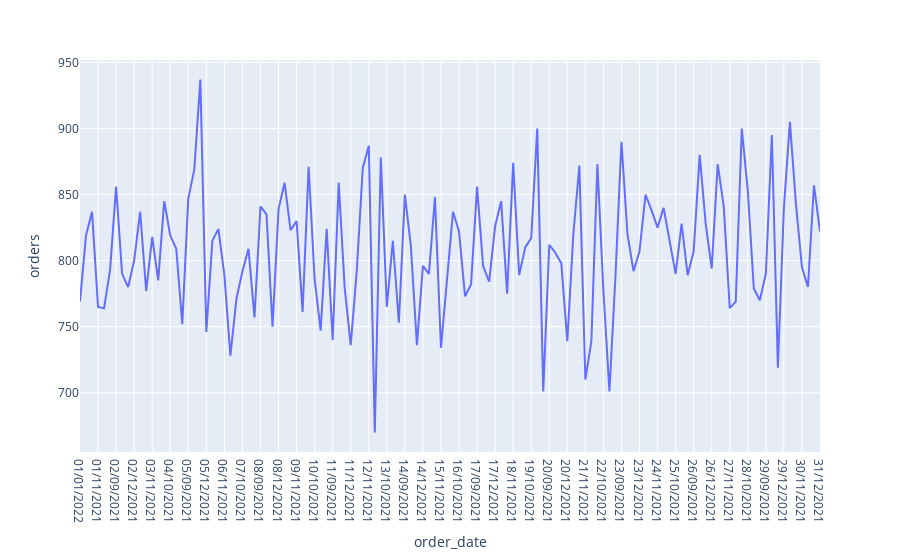

Source (notebook cell):
### Code cell
px.line(data_frame=daily_orders, x="order_date", y="orders")
